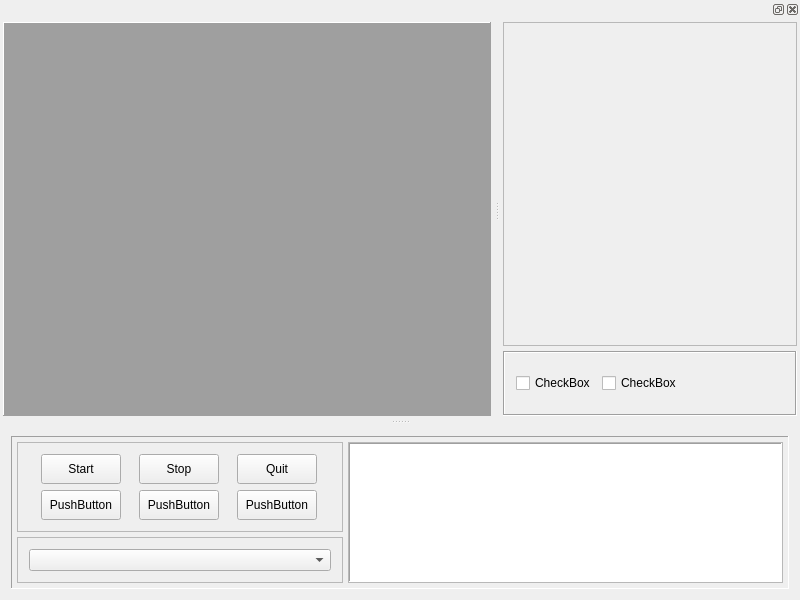
<?xml version="1.0" encoding="UTF-8"?>
<ui version="4.0">
 <class>MainWindow</class>
 <widget class="QMainWindow" name="MainWindow">
  <property name="geometry">
   <rect>
    <x>0</x>
    <y>0</y>
    <width>800</width>
    <height>600</height>
   </rect>
  </property>
  <property name="sizePolicy">
   <sizepolicy hsizetype="Expanding" vsizetype="Expanding">
    <horstretch>0</horstretch>
    <verstretch>0</verstretch>
   </sizepolicy>
  </property>
  <property name="minimumSize">
   <size>
    <width>800</width>
    <height>600</height>
   </size>
  </property>
  <property name="maximumSize">
   <size>
    <width>2000</width>
    <height>1500</height>
   </size>
  </property>
  <property name="windowTitle">
   <string>MainWindow</string>
  </property>
  <property name="dockOptions">
   <set>QMainWindow::AllowTabbedDocks|QMainWindow::AnimatedDocks</set>
  </property>
  <widget class="QWidget" name="centralWidget">
   <property name="sizePolicy">
    <sizepolicy hsizetype="Preferred" vsizetype="Preferred">
     <horstretch>0</horstretch>
     <verstretch>0</verstretch>
    </sizepolicy>
   </property>
   <property name="minimumSize">
    <size>
     <width>0</width>
     <height>0</height>
    </size>
   </property>
   <property name="maximumSize">
    <size>
     <width>2000</width>
     <height>1000</height>
    </size>
   </property>
   <property name="autoFillBackground">
    <bool>true</bool>
   </property>
   <layout class="QVBoxLayout" name="verticalLayout_4">
    <item>
     <widget class="QFrame" name="horizontalFrame">
      <property name="frameShape">
       <enum>QFrame::Panel</enum>
      </property>
      <property name="frameShadow">
       <enum>QFrame::Sunken</enum>
      </property>
      <layout class="QHBoxLayout" name="horizontalLayout" stretch="3,4">
       <property name="spacing">
        <number>5</number>
       </property>
       <property name="leftMargin">
        <number>5</number>
       </property>
       <property name="topMargin">
        <number>5</number>
       </property>
       <property name="rightMargin">
        <number>5</number>
       </property>
       <property name="bottomMargin">
        <number>5</number>
       </property>
       <item>
        <widget class="QFrame" name="frame_3">
         <property name="frameShape">
          <enum>QFrame::NoFrame</enum>
         </property>
         <property name="frameShadow">
          <enum>QFrame::Raised</enum>
         </property>
         <layout class="QVBoxLayout" name="verticalLayout_5">
          <property name="spacing">
           <number>5</number>
          </property>
          <property name="leftMargin">
           <number>0</number>
          </property>
          <property name="topMargin">
           <number>0</number>
          </property>
          <property name="rightMargin">
           <number>0</number>
          </property>
          <property name="bottomMargin">
           <number>0</number>
          </property>
          <item>
           <widget class="QFrame" name="frame_5">
            <property name="frameShape">
             <enum>QFrame::StyledPanel</enum>
            </property>
            <property name="frameShadow">
             <enum>QFrame::Raised</enum>
            </property>
            <layout class="QGridLayout" name="gridLayout">
             <item row="1" column="2">
              <widget class="QPushButton" name="StopButton">
               <property name="sizePolicy">
                <sizepolicy hsizetype="Fixed" vsizetype="Fixed">
                 <horstretch>80</horstretch>
                 <verstretch>30</verstretch>
                </sizepolicy>
               </property>
               <property name="minimumSize">
                <size>
                 <width>80</width>
                 <height>30</height>
                </size>
               </property>
               <property name="maximumSize">
                <size>
                 <width>80</width>
                 <height>30</height>
                </size>
               </property>
               <property name="text">
                <string>Stop</string>
               </property>
              </widget>
             </item>
             <item row="1" column="3">
              <widget class="QPushButton" name="QuitButton">
               <property name="sizePolicy">
                <sizepolicy hsizetype="Fixed" vsizetype="Fixed">
                 <horstretch>80</horstretch>
                 <verstretch>30</verstretch>
                </sizepolicy>
               </property>
               <property name="minimumSize">
                <size>
                 <width>80</width>
                 <height>30</height>
                </size>
               </property>
               <property name="maximumSize">
                <size>
                 <width>80</width>
                 <height>30</height>
                </size>
               </property>
               <property name="text">
                <string>Quit</string>
               </property>
              </widget>
             </item>
             <item row="2" column="1">
              <widget class="QPushButton" name="pushButton_2">
               <property name="sizePolicy">
                <sizepolicy hsizetype="Fixed" vsizetype="Fixed">
                 <horstretch>80</horstretch>
                 <verstretch>30</verstretch>
                </sizepolicy>
               </property>
               <property name="minimumSize">
                <size>
                 <width>80</width>
                 <height>30</height>
                </size>
               </property>
               <property name="maximumSize">
                <size>
                 <width>80</width>
                 <height>30</height>
                </size>
               </property>
               <property name="text">
                <string>PushButton</string>
               </property>
              </widget>
             </item>
             <item row="1" column="1">
              <widget class="QPushButton" name="StartButton">
               <property name="sizePolicy">
                <sizepolicy hsizetype="Fixed" vsizetype="Fixed">
                 <horstretch>0</horstretch>
                 <verstretch>0</verstretch>
                </sizepolicy>
               </property>
               <property name="minimumSize">
                <size>
                 <width>80</width>
                 <height>30</height>
                </size>
               </property>
               <property name="maximumSize">
                <size>
                 <width>80</width>
                 <height>30</height>
                </size>
               </property>
               <property name="text">
                <string>Start</string>
               </property>
              </widget>
             </item>
             <item row="2" column="2">
              <widget class="QPushButton" name="pushButton_3">
               <property name="sizePolicy">
                <sizepolicy hsizetype="Fixed" vsizetype="Fixed">
                 <horstretch>80</horstretch>
                 <verstretch>30</verstretch>
                </sizepolicy>
               </property>
               <property name="minimumSize">
                <size>
                 <width>80</width>
                 <height>30</height>
                </size>
               </property>
               <property name="maximumSize">
                <size>
                 <width>80</width>
                 <height>30</height>
                </size>
               </property>
               <property name="text">
                <string>PushButton</string>
               </property>
              </widget>
             </item>
             <item row="2" column="3">
              <widget class="QPushButton" name="pushButton_4">
               <property name="sizePolicy">
                <sizepolicy hsizetype="Fixed" vsizetype="Fixed">
                 <horstretch>80</horstretch>
                 <verstretch>30</verstretch>
                </sizepolicy>
               </property>
               <property name="minimumSize">
                <size>
                 <width>80</width>
                 <height>30</height>
                </size>
               </property>
               <property name="maximumSize">
                <size>
                 <width>80</width>
                 <height>30</height>
                </size>
               </property>
               <property name="text">
                <string>PushButton</string>
               </property>
              </widget>
             </item>
            </layout>
           </widget>
          </item>
          <item>
           <widget class="QFrame" name="frame_4">
            <property name="frameShape">
             <enum>QFrame::StyledPanel</enum>
            </property>
            <property name="frameShadow">
             <enum>QFrame::Raised</enum>
            </property>
            <layout class="QVBoxLayout" name="verticalLayout_3">
             <item>
              <widget class="QComboBox" name="SerialComboBox"/>
             </item>
            </layout>
           </widget>
          </item>
         </layout>
        </widget>
       </item>
       <item>
        <widget class="QFrame" name="frame_2">
         <property name="frameShape">
          <enum>QFrame::StyledPanel</enum>
         </property>
         <property name="frameShadow">
          <enum>QFrame::Raised</enum>
         </property>
         <layout class="QVBoxLayout" name="verticalLayout_6">
          <property name="leftMargin">
           <number>0</number>
          </property>
          <property name="topMargin">
           <number>0</number>
          </property>
          <property name="rightMargin">
           <number>0</number>
          </property>
          <property name="bottomMargin">
           <number>0</number>
          </property>
          <item>
           <widget class="QPlainTextEdit" name="plainTextEdit">
            <property name="enabled">
             <bool>true</bool>
            </property>
            <property name="frameShape">
             <enum>QFrame::Panel</enum>
            </property>
           </widget>
          </item>
         </layout>
        </widget>
       </item>
      </layout>
     </widget>
    </item>
   </layout>
  </widget>
  <widget class="QDockWidget" name="dockWidget_left">
   <property name="enabled">
    <bool>true</bool>
   </property>
   <property name="sizePolicy">
    <sizepolicy hsizetype="Preferred" vsizetype="Preferred">
     <horstretch>0</horstretch>
     <verstretch>0</verstretch>
    </sizepolicy>
   </property>
   <property name="minimumSize">
    <size>
     <width>450</width>
     <height>419</height>
    </size>
   </property>
   <property name="maximumSize">
    <size>
     <width>3000</width>
     <height>1000</height>
    </size>
   </property>
   <property name="sizeIncrement">
    <size>
     <width>0</width>
     <height>0</height>
    </size>
   </property>
   <property name="floating">
    <bool>false</bool>
   </property>
   <property name="features">
    <set>QDockWidget::NoDockWidgetFeatures</set>
   </property>
   <property name="allowedAreas">
    <set>Qt::NoDockWidgetArea</set>
   </property>
   <attribute name="dockWidgetArea">
    <number>4</number>
   </attribute>
   <widget class="QWidget" name="dockWidgetContents">
    <property name="sizePolicy">
     <sizepolicy hsizetype="Preferred" vsizetype="Preferred">
      <horstretch>0</horstretch>
      <verstretch>0</verstretch>
     </sizepolicy>
    </property>
    <property name="minimumSize">
     <size>
      <width>450</width>
      <height>400</height>
     </size>
    </property>
    <property name="toolTipDuration">
     <number>-1</number>
    </property>
    <layout class="QGridLayout" name="gridLayout_3" rowstretch="6,0" columnstretch="0">
     <property name="leftMargin">
      <number>3</number>
     </property>
     <property name="topMargin">
      <number>3</number>
     </property>
     <property name="rightMargin">
      <number>3</number>
     </property>
     <property name="bottomMargin">
      <number>3</number>
     </property>
     <item row="0" column="0" rowspan="2">
      <widget class="QMdiArea" name="VizArea">
       <property name="minimumSize">
        <size>
         <width>0</width>
         <height>0</height>
        </size>
       </property>
       <property name="maximumSize">
        <size>
         <width>3000</width>
         <height>1000</height>
        </size>
       </property>
       <property name="frameShape">
        <enum>QFrame::Panel</enum>
       </property>
       <property name="frameShadow">
        <enum>QFrame::Raised</enum>
       </property>
      </widget>
     </item>
    </layout>
   </widget>
  </widget>
  <widget class="QDockWidget" name="dockWidget_right">
   <property name="minimumSize">
    <size>
     <width>300</width>
     <height>400</height>
    </size>
   </property>
   <property name="features">
    <set>QDockWidget::DockWidgetClosable|QDockWidget::DockWidgetFloatable</set>
   </property>
   <property name="allowedAreas">
    <set>Qt::NoDockWidgetArea</set>
   </property>
   <attribute name="dockWidgetArea">
    <number>4</number>
   </attribute>
   <widget class="QWidget" name="dockWidgetContents_3">
    <layout class="QVBoxLayout" name="verticalLayout" stretch="5,1">
     <property name="spacing">
      <number>5</number>
     </property>
     <property name="leftMargin">
      <number>3</number>
     </property>
     <property name="topMargin">
      <number>3</number>
     </property>
     <property name="rightMargin">
      <number>3</number>
     </property>
     <property name="bottomMargin">
      <number>3</number>
     </property>
     <item>
      <widget class="QFrame" name="frame">
       <property name="frameShape">
        <enum>QFrame::StyledPanel</enum>
       </property>
       <property name="frameShadow">
        <enum>QFrame::Raised</enum>
       </property>
       <layout class="QVBoxLayout" name="verticalLayout_2">
        <item>
         <widget class="QCustomPlot" name="qcustomplotWidget" native="true"/>
        </item>
       </layout>
      </widget>
     </item>
     <item>
      <widget class="QFrame" name="formFrame">
       <property name="frameShape">
        <enum>QFrame::Box</enum>
       </property>
       <property name="frameShadow">
        <enum>QFrame::Sunken</enum>
       </property>
       <layout class="QHBoxLayout" name="horizontalLayout_2" stretch="1,5">
        <item>
         <widget class="QCheckBox" name="topic2">
          <property name="text">
           <string>CheckBox</string>
          </property>
         </widget>
        </item>
        <item>
         <widget class="QCheckBox" name="topic1">
          <property name="text">
           <string>CheckBox</string>
          </property>
         </widget>
        </item>
       </layout>
      </widget>
     </item>
    </layout>
   </widget>
  </widget>
 </widget>
 <layoutdefault spacing="6" margin="11"/>
 <customwidgets>
  <customwidget>
   <class>QCustomPlot</class>
   <extends>QWidget</extends>
   <header location="global">qcustomplot.h</header>
   <container>1</container>
  </customwidget>
 </customwidgets>
 <resources/>
 <connections/>
</ui>
